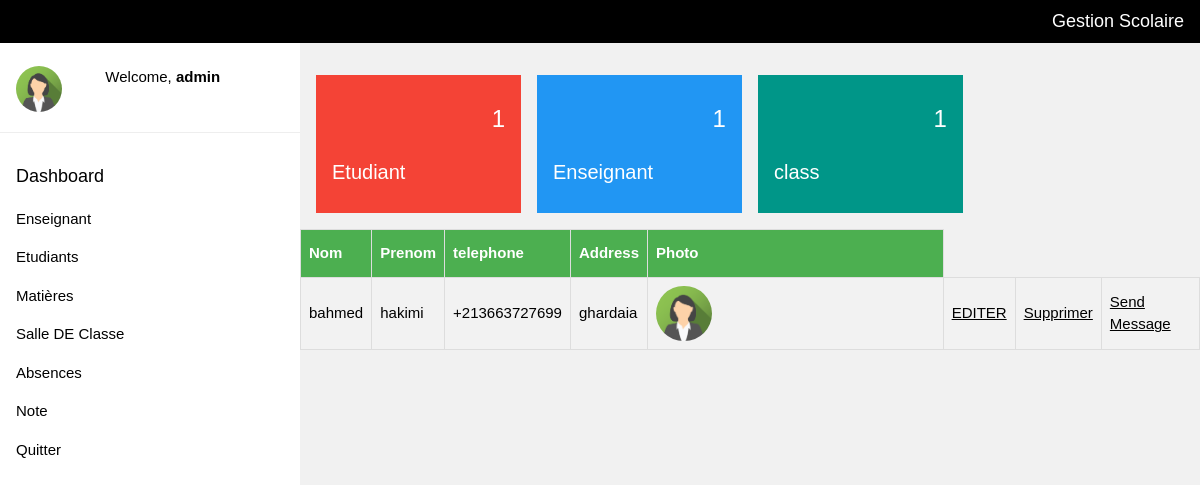
Screenshot of /afficherprof.php (signed in) with the database file from the repository.
### tables this page shows
CREATE TABLE IF NOT EXISTS `prof` (
  `code_prof` int(11) NOT NULL AUTO_INCREMENT,
  `nom` varchar(25) NOT NULL,
  `prenom` varchar(25) NOT NULL,
  `telephone` varchar(20) NOT NULL,
  `sex` varchar(10) NOT NULL,
  `address` varchar(50) NOT NULL,
  `photo` varchar(200) NOT NULL,
  PRIMARY KEY (`code_prof`)
);

### afficherprof.php (the view, shortened to what this page needs)
<?php
include("page accueil.php");
$req = "SELECT * FROM prof";
$excute = mysqli_query($con,$req) or die (mysqli_error($con));
?>
<!DOCTYPE html>
<html>
<head>
<link rel="stylesheet" type="text/css" href="style table.css">
</head>
<body>
    <table  id="customers">
        <tr>
            <th>Nom</th><th>Prenom</th><th>telephone</th>
            <th>Address</th><th>Photo</th>
        </tr>
        <?php  while($info = mysqli_fetch_assoc($excute)) { ?>
        <tr>
              <td><?php echo($info['nom'])  ?> </td>
              <td><?php echo($info['prenom'])  ?> </td>
              <td><?php echo($info['telephone'])  ?> </td>
              <td><?php echo($info['address'])  ?> </td>
              <td><img style="width: 20%; border-radius: 50%;" src="<?php echo($info['photo'])  ?>"></td>
              <?php if(($_SESSION['type_user']=="admin") or ($_SESSION['type_user']=="prof")){ ?>
              <td><a href ="editeprof.php ?code=<?php echo($info['code_prof'])  ?>"> EDITER </a> </td>
              <?php if(($_SESSION['type_user']=="admin")){ ?>
              <td><a href ="supprimerprof.php ?code=<?php echo($info['code_prof'])  ?>"> Supprimer </a> </td>
              <td><a href ="send.php ?code_prof=<?php echo($info['code_prof'])  ?>"> Send Message </a> </td>
        </tr>
        <?php } } }?>
    </table>
</body>
</html>

### style1.css (style rules this page uses)
html { box-sizing:border-box }
*,*:before,*:after { box-sizing:inherit }
html { -ms-text-size-adjust:100%;-webkit-text-size-adjust:100% }
body { margin:0 }
a { background-color:transparent;-webkit-text-decoration-skip:objects }
img { border-style:none }
html,body { font-family:Verdana,sans-serif;font-size:15px;line-height:1.5 }
html { overflow-x:hidden }
img { vertical-align:middle }
a { color:inherit }
.w3-light-grey,.w3-hover-light-grey:hover,.w3-light-gray,.w3-hover-light-gray:hover { color:#000!important;background-color:#f1f1f1!important }

### style table.css (style rules this page uses)
#customers { font-family: "Trebuchet MS", Arial, Helvetica, sans-serif; border-collapse: collapse; width: 100%; }
#customers td, #customers th { border: 1px solid #ddd; padding: 8px; }
#customers tr:nth-child(even) { background-color: #f2f2f2; }
#customers th { padding-top: 12px; padding-bottom: 12px; text-align: left; background-color: #4CAF50; color: white; }

### page accueil.php (style rules this page uses)
html,body,h1,h2,h3,h4,h5 { font-family: "Raleway", sans-serif }

### rows the page displays
prof: nom "bahmed", prenom "hakimi", telephone "+213663727699", address "ghardaia", photo (picture)

### other values shown
$type_user "admin"
$i "1"
